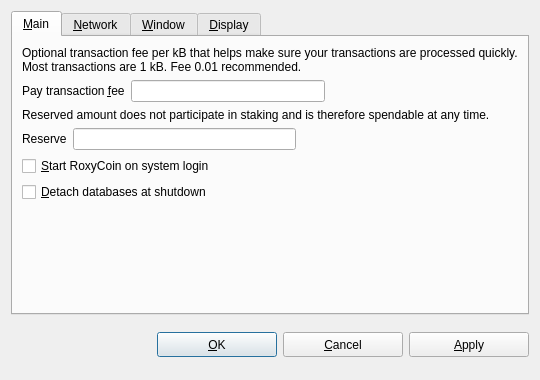
<?xml version="1.0" encoding="UTF-8"?>
<ui version="4.0">
 <class>OptionsDialog</class>
 <widget class="QDialog" name="OptionsDialog">
  <property name="geometry">
   <rect>
    <x>0</x>
    <y>0</y>
    <width>540</width>
    <height>380</height>
   </rect>
  </property>
  <property name="windowTitle">
   <string>Options</string>
  </property>
  <property name="modal">
   <bool>true</bool>
  </property>
  <layout class="QVBoxLayout" name="verticalLayout">
   <item>
    <widget class="QTabWidget" name="veriSendOptions">
     <property name="tabPosition">
      <enum>QTabWidget::North</enum>
     </property>
     <property name="currentIndex">
      <number>4</number>
     </property>
     <widget class="QWidget" name="tabMain">
      <attribute name="title">
       <string>&amp;Main</string>
      </attribute>
      <layout class="QVBoxLayout" name="verticalLayout_Main">
       <item>
        <widget class="QLabel" name="transactionFeeInfoLabel">
         <property name="text">
          <string>Optional transaction fee per kB that helps make sure your transactions are processed quickly. Most transactions are 1 kB. Fee 0.01 recommended.</string>
         </property>
         <property name="textFormat">
          <enum>Qt::PlainText</enum>
         </property>
         <property name="wordWrap">
          <bool>true</bool>
         </property>
        </widget>
       </item>
       <item>
        <layout class="QHBoxLayout" name="horizontalLayoutFee">
         <item>
          <widget class="QLabel" name="transactionFeeLabel">
           <property name="text">
            <string>Pay transaction &amp;fee</string>
           </property>
           <property name="textFormat">
            <enum>Qt::PlainText</enum>
           </property>
           <property name="buddy">
            <cstring>transactionFee</cstring>
           </property>
          </widget>
         </item>
         <item>
          <widget class="BitcoinAmountField" name="transactionFee"/>
         </item>
         <item>
          <spacer name="horizontalSpacerFee">
           <property name="orientation">
            <enum>Qt::Horizontal</enum>
           </property>
           <property name="sizeHint" stdset="0">
            <size>
             <width>40</width>
             <height>20</height>
            </size>
           </property>
          </spacer>
         </item>
        </layout>
       </item>
       <item>
        <widget class="QLabel" name="reserveBalanceInfoLabel">
         <property name="text">
          <string>Reserved amount does not participate in staking and is therefore spendable at any time.</string>
         </property>
         <property name="textFormat">
          <enum>Qt::PlainText</enum>
         </property>
         <property name="wordWrap">
          <bool>true</bool>
         </property>
        </widget>
       </item>
       <item>
        <layout class="QHBoxLayout" name="horizontalLayoutReserveBalance">
         <item>
          <widget class="QLabel" name="reserveBalanceLabel">
           <property name="text">
            <string>Reserve</string>
           </property>
           <property name="textFormat">
            <enum>Qt::PlainText</enum>
           </property>
           <property name="buddy">
            <cstring>reserveBalance</cstring>
           </property>
          </widget>
         </item>
         <item>
          <widget class="BitcoinAmountField" name="reserveBalance"/>
         </item>
         <item>
          <spacer name="horizontalSpacerReserveBalance">
           <property name="orientation">
            <enum>Qt::Horizontal</enum>
           </property>
           <property name="sizeHint" stdset="0">
            <size>
             <width>40</width>
             <height>20</height>
            </size>
           </property>
          </spacer>
         </item>
        </layout>
       </item>
       <item>
        <widget class="QCheckBox" name="bitcoinAtStartup">
         <property name="toolTip">
          <string>Automatically start RoxyCoin after logging in to the system.</string>
         </property>
         <property name="text">
          <string>&amp;Start RoxyCoin on system login</string>
         </property>
        </widget>
       </item>
       <item>
        <widget class="QCheckBox" name="detachDatabases">
         <property name="toolTip">
          <string>Detach block and address databases at shutdown. This means they can be moved to another data directory, but it slows down shutdown. The wallet is always detached.</string>
         </property>
         <property name="text">
          <string>&amp;Detach databases at shutdown</string>
         </property>
        </widget>
       </item>
       <item>
        <spacer name="verticalSpacer_Main">
         <property name="orientation">
          <enum>Qt::Vertical</enum>
         </property>
         <property name="sizeHint" stdset="0">
          <size>
           <width>20</width>
           <height>40</height>
          </size>
         </property>
        </spacer>
       </item>
      </layout>
     </widget>
     <widget class="QWidget" name="tabNetwork">
      <attribute name="title">
       <string>&amp;Network</string>
      </attribute>
      <layout class="QVBoxLayout" name="verticalLayout_Network">
       <item>
        <widget class="QCheckBox" name="mapPortUpnp">
         <property name="toolTip">
          <string>Automatically open the RoxyCoin client port on the router. This only works when your router supports UPnP and it is enabled.</string>
         </property>
         <property name="text">
          <string>Map port using &amp;UPnP</string>
         </property>
        </widget>
       </item>
       <item>
        <widget class="QCheckBox" name="connectSocks">
         <property name="toolTip">
          <string>Connect to the RoxyCoin network through a SOCKS proxy (e.g. when connecting through Tor).</string>
         </property>
         <property name="text">
          <string>&amp;Connect through SOCKS proxy:</string>
         </property>
        </widget>
       </item>
       <item>
        <layout class="QHBoxLayout" name="horizontalLayout_Network">
         <item>
          <widget class="QLabel" name="proxyIpLabel">
           <property name="text">
            <string>Proxy &amp;IP:</string>
           </property>
           <property name="textFormat">
            <enum>Qt::PlainText</enum>
           </property>
           <property name="buddy">
            <cstring>proxyIp</cstring>
           </property>
          </widget>
         </item>
         <item>
          <widget class="QValidatedLineEdit" name="proxyIp">
           <property name="maximumSize">
            <size>
             <width>140</width>
             <height>16777215</height>
            </size>
           </property>
           <property name="toolTip">
            <string>IP address of the proxy (e.g. 127.0.0.1)</string>
           </property>
          </widget>
         </item>
         <item>
          <widget class="QLabel" name="proxyPortLabel">
           <property name="text">
            <string>&amp;Port:</string>
           </property>
           <property name="textFormat">
            <enum>Qt::PlainText</enum>
           </property>
           <property name="buddy">
            <cstring>proxyPort</cstring>
           </property>
          </widget>
         </item>
         <item>
          <widget class="QLineEdit" name="proxyPort">
           <property name="maximumSize">
            <size>
             <width>55</width>
             <height>16777215</height>
            </size>
           </property>
           <property name="toolTip">
            <string>Port of the proxy (e.g. 9050)</string>
           </property>
          </widget>
         </item>
         <item>
          <widget class="QLabel" name="socksVersionLabel">
           <property name="text">
            <string>SOCKS &amp;Version:</string>
           </property>
           <property name="textFormat">
            <enum>Qt::PlainText</enum>
           </property>
           <property name="buddy">
            <cstring>socksVersion</cstring>
           </property>
          </widget>
         </item>
         <item>
          <widget class="QValueComboBox" name="socksVersion">
           <property name="toolTip">
            <string>SOCKS version of the proxy (e.g. 5)</string>
           </property>
          </widget>
         </item>
         <item>
          <spacer name="horizontalSpacer_Network">
           <property name="orientation">
            <enum>Qt::Horizontal</enum>
           </property>
           <property name="sizeHint" stdset="0">
            <size>
             <width>40</width>
             <height>20</height>
            </size>
           </property>
          </spacer>
         </item>
        </layout>
       </item>
       <item>
        <spacer name="verticalSpacer_Network">
         <property name="orientation">
          <enum>Qt::Vertical</enum>
         </property>
         <property name="sizeHint" stdset="0">
          <size>
           <width>20</width>
           <height>40</height>
          </size>
         </property>
        </spacer>
       </item>
      </layout>
     </widget>
     <widget class="QWidget" name="tabWindow">
      <attribute name="title">
       <string>&amp;Window</string>
      </attribute>
      <layout class="QVBoxLayout" name="verticalLayout_Window">
       <item>
        <widget class="QCheckBox" name="minimizeToTray">
         <property name="toolTip">
          <string>Show only a tray icon after minimizing the window.</string>
         </property>
         <property name="text">
          <string>&amp;Minimize to the tray instead of the taskbar</string>
         </property>
        </widget>
       </item>
       <item>
        <widget class="QCheckBox" name="minimizeOnClose">
         <property name="toolTip">
          <string>Minimize instead of exit the application when the window is closed. When this option is enabled, the application will be closed only after selecting Quit in the menu.</string>
         </property>
         <property name="text">
          <string>M&amp;inimize on close</string>
         </property>
        </widget>
       </item>
       <item>
        <spacer name="verticalSpacer_Window">
         <property name="orientation">
          <enum>Qt::Vertical</enum>
         </property>
         <property name="sizeHint" stdset="0">
          <size>
           <width>20</width>
           <height>40</height>
          </size>
         </property>
        </spacer>
       </item>
      </layout>
     </widget>
     <widget class="QWidget" name="tabDisplay">
      <attribute name="title">
       <string>&amp;Display</string>
      </attribute>
      <layout class="QVBoxLayout" name="verticalLayout_Display">
       <item>
        <layout class="QHBoxLayout" name="horizontalLayout_1_Display">
         <item>
          <widget class="QLabel" name="langLabel">
           <property name="text">
            <string>User Interface &amp;language:</string>
           </property>
           <property name="textFormat">
            <enum>Qt::PlainText</enum>
           </property>
           <property name="buddy">
            <cstring>lang</cstring>
           </property>
          </widget>
         </item>
         <item>
          <widget class="QValueComboBox" name="lang">
           <property name="toolTip">
            <string>The user interface language can be set here. This setting will take effect after restarting RoxyCoin.</string>
           </property>
          </widget>
         </item>
        </layout>
       </item>
       <item>
        <layout class="QHBoxLayout" name="horizontalLayout_2_Display">
         <item>
          <widget class="QLabel" name="unitLabel">
           <property name="text">
            <string>&amp;Unit to show amounts in:</string>
           </property>
           <property name="textFormat">
            <enum>Qt::PlainText</enum>
           </property>
           <property name="buddy">
            <cstring>unit</cstring>
           </property>
          </widget>
         </item>
         <item>
          <widget class="QValueComboBox" name="unit">
           <property name="toolTip">
            <string>Choose the default subdivision unit to show in the interface and when sending coins.</string>
           </property>
          </widget>
         </item>
        </layout>
       </item>
       <item>
        <layout class="QHBoxLayout" name="horizontalLayout">
         <property name="leftMargin">
          <number>0</number>
         </property>
         <property name="topMargin">
          <number>0</number>
         </property>
         <property name="rightMargin">
          <number>2</number>
         </property>
         <property name="bottomMargin">
          <number>0</number>
         </property>
         <item>
          <widget class="QLabel" name="decimalLabel">
           <property name="sizePolicy">
            <sizepolicy hsizetype="Minimum" vsizetype="Fixed">
             <horstretch>0</horstretch>
             <verstretch>0</verstretch>
            </sizepolicy>
           </property>
           <property name="minimumSize">
            <size>
             <width>0</width>
             <height>0</height>
            </size>
           </property>
           <property name="maximumSize">
            <size>
             <width>16777215</width>
             <height>16777215</height>
            </size>
           </property>
           <property name="baseSize">
            <size>
             <width>0</width>
             <height>0</height>
            </size>
           </property>
           <property name="layoutDirection">
            <enum>Qt::LeftToRight</enum>
           </property>
           <property name="text">
            <string>Choose how many decimal places you prefer to display:</string>
           </property>
          </widget>
         </item>
         <item>
          <widget class="QSpinBox" name="decimalPoints">
           <property name="sizePolicy">
            <sizepolicy hsizetype="Fixed" vsizetype="Fixed">
             <horstretch>0</horstretch>
             <verstretch>0</verstretch>
            </sizepolicy>
           </property>
           <property name="minimumSize">
            <size>
             <width>0</width>
             <height>28</height>
            </size>
           </property>
           <property name="maximumSize">
            <size>
             <width>16777215</width>
             <height>16777215</height>
            </size>
           </property>
           <property name="toolTip">
            <string>&lt;html&gt;&lt;head/&gt;&lt;body&gt;&lt;p&gt;How many decimal places to display. Depending on the unit of currency, you may see fewer decimal places.&lt;/p&gt;&lt;/body&gt;&lt;/html&gt;</string>
           </property>
           <property name="layoutDirection">
            <enum>Qt::LeftToRight</enum>
           </property>
           <property name="alignment">
            <set>Qt::AlignRight|Qt::AlignTrailing|Qt::AlignVCenter</set>
           </property>
           <property name="maximum">
            <number>8</number>
           </property>
           <property name="value">
            <number>8</number>
           </property>
          </widget>
         </item>
        </layout>
       </item>
       <item>
        <widget class="QCheckBox" name="displayAddresses">
         <property name="toolTip">
          <string>Whether to show RoxyCoin addresses in the transaction list or not.</string>
         </property>
         <property name="text">
          <string>&amp;Display addresses in transaction list</string>
         </property>
        </widget>
       </item>
       <item>
        <widget class="QCheckBox" name="coinControlFeatures">
         <property name="toolTip">
          <string>Whether to show coin control features or not.</string>
         </property>
         <property name="text">
          <string>Display coin &amp;control features (experts only!)</string>
         </property>
        </widget>
       </item>
       <item>
        <widget class="QCheckBox" name="hideAmounts">
         <property name="text">
          <string>Hide amounts for privacy (***.**)</string>
         </property>
        </widget>
       </item>
       <item>
        <spacer name="verticalSpacer_Display">
         <property name="orientation">
          <enum>Qt::Vertical</enum>
         </property>
         <property name="sizeHint" stdset="0">
          <size>
           <width>20</width>
           <height>40</height>
          </size>
         </property>
        </spacer>
       </item>
      </layout>
     </widget>
    </widget>
   </item>
   <item>
    <layout class="QHBoxLayout" name="horizontalLayout_Buttons">
     <item>
      <spacer name="horizontalSpacer_1">
       <property name="orientation">
        <enum>Qt::Horizontal</enum>
       </property>
       <property name="sizeHint" stdset="0">
        <size>
         <width>40</width>
         <height>48</height>
        </size>
       </property>
      </spacer>
     </item>
     <item>
      <widget class="QLabel" name="statusLabel">
       <property name="text">
        <string/>
       </property>
       <property name="textFormat">
        <enum>Qt::PlainText</enum>
       </property>
       <property name="wordWrap">
        <bool>true</bool>
       </property>
      </widget>
     </item>
     <item>
      <spacer name="horizontalSpacer_2">
       <property name="orientation">
        <enum>Qt::Horizontal</enum>
       </property>
       <property name="sizeHint" stdset="0">
        <size>
         <width>40</width>
         <height>48</height>
        </size>
       </property>
      </spacer>
     </item>
     <item>
      <widget class="QPushButton" name="okButton">
       <property name="minimumSize">
        <size>
         <width>120</width>
         <height>25</height>
        </size>
       </property>
       <property name="text">
        <string>&amp;OK</string>
       </property>
      </widget>
     </item>
     <item>
      <widget class="QPushButton" name="cancelButton">
       <property name="minimumSize">
        <size>
         <width>120</width>
         <height>25</height>
        </size>
       </property>
       <property name="text">
        <string>&amp;Cancel</string>
       </property>
       <property name="autoDefault">
        <bool>false</bool>
       </property>
      </widget>
     </item>
     <item>
      <widget class="QPushButton" name="applyButton">
       <property name="minimumSize">
        <size>
         <width>120</width>
         <height>25</height>
        </size>
       </property>
       <property name="text">
        <string>&amp;Apply</string>
       </property>
       <property name="autoDefault">
        <bool>false</bool>
       </property>
      </widget>
     </item>
    </layout>
   </item>
  </layout>
 </widget>
 <customwidgets>
  <customwidget>
   <class>QValidatedLineEdit</class>
   <extends>QLineEdit</extends>
   <header>qvalidatedlineedit.h</header>
  </customwidget>
  <customwidget>
   <class>BitcoinAmountField</class>
   <extends>QLineEdit</extends>
   <header>bitcoinamountfield.h</header>
   <container>1</container>
  </customwidget>
  <customwidget>
   <class>QValueComboBox</class>
   <extends>QComboBox</extends>
   <header>qvaluecombobox.h</header>
  </customwidget>
 </customwidgets>
 <resources/>
 <connections/>
</ui>
